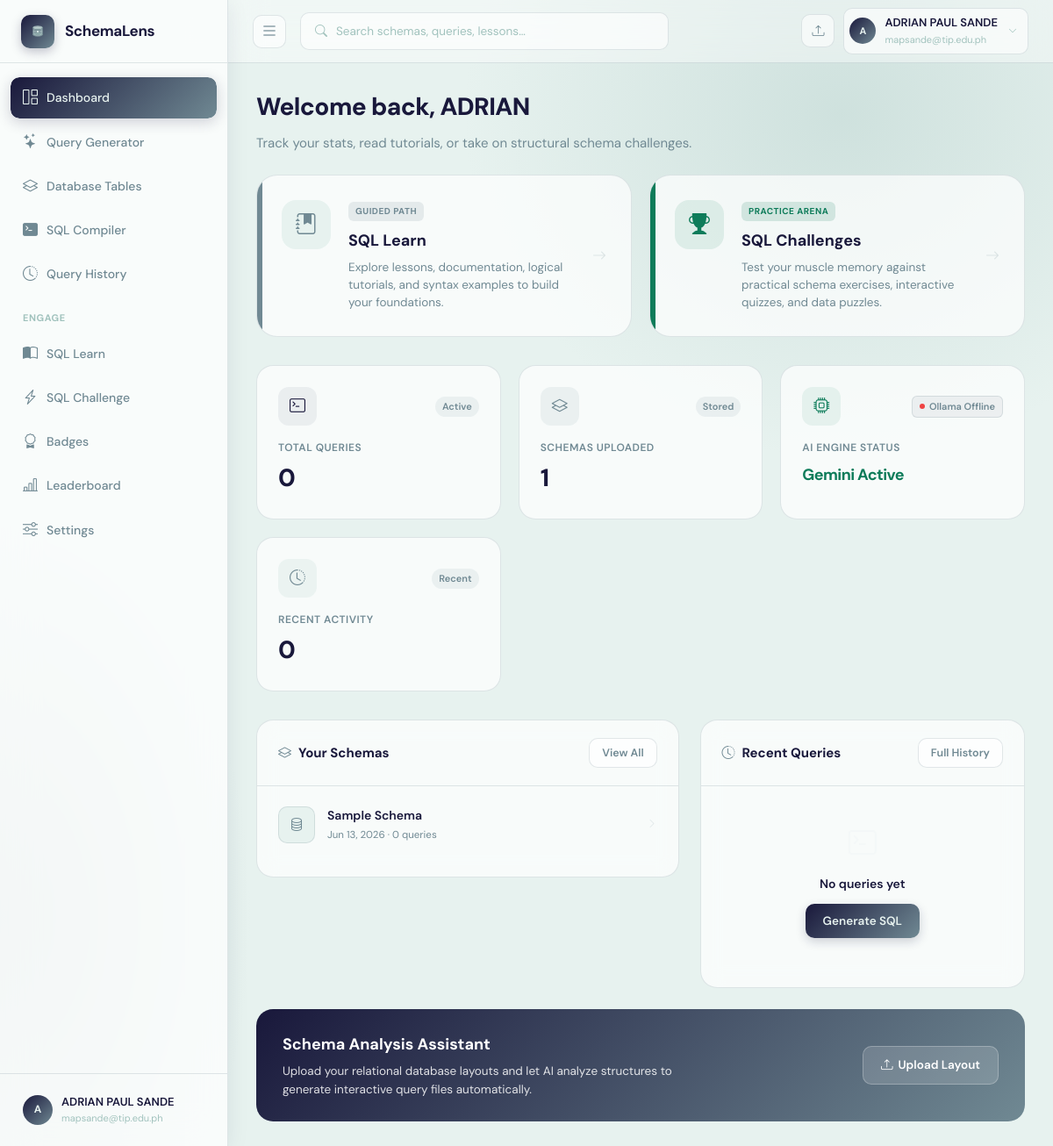
The page /dashboard (signed in) on the database as committed earlier.
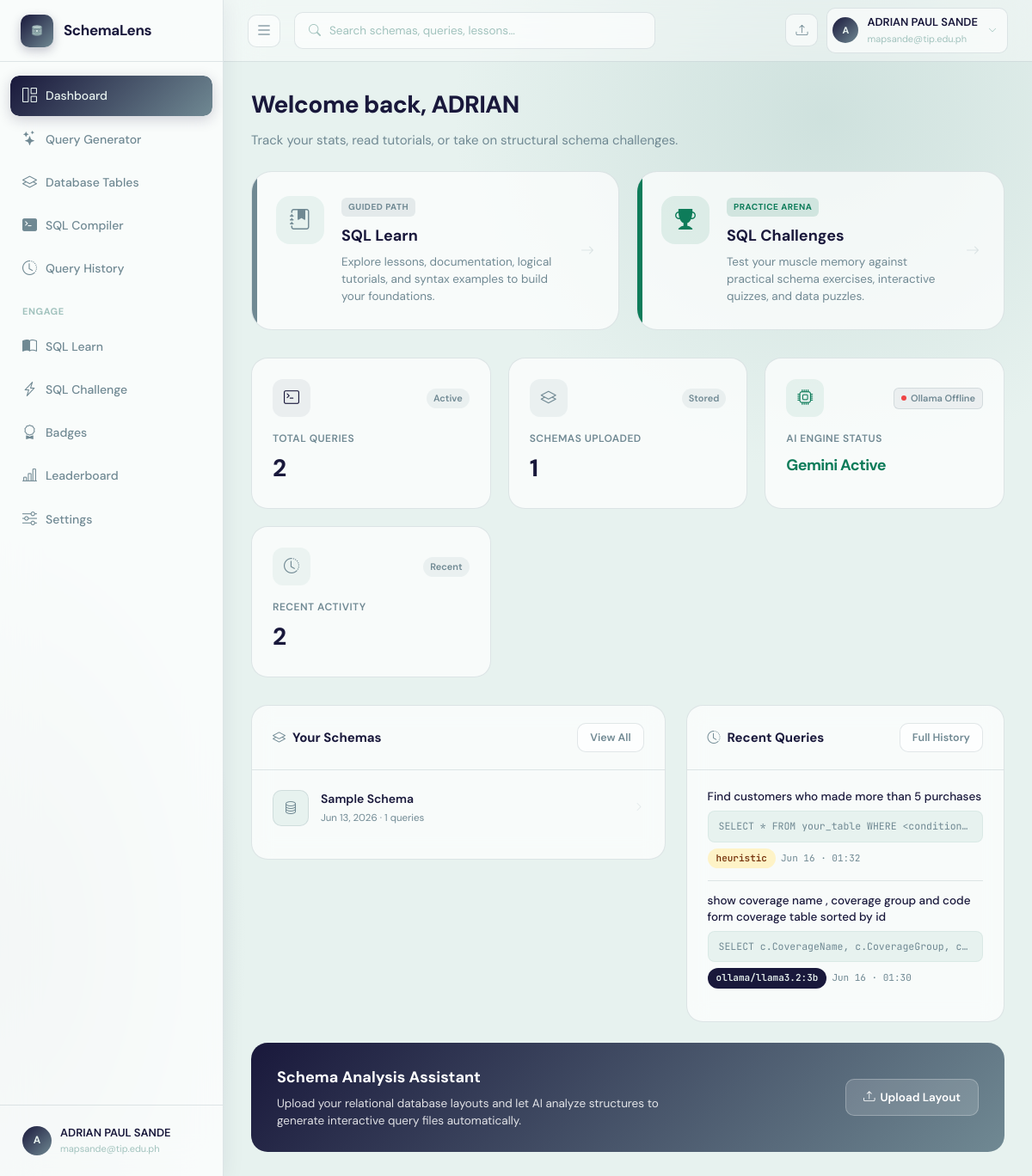
The same page on the database as committed later.
### app.py (models this page shows)
class User(UserMixin, db.Model):
    __tablename__ = "users"
    id           = db.Column(db.Integer, primary_key=True)
    name         = db.Column(db.String(120), nullable=False)
    email        = db.Column(db.String(200), unique=True, nullable=False)
    password     = db.Column(db.String(256), nullable=False)
    company      = db.Column(db.String(120), default="")
    role         = db.Column(db.String(80), default="")
    gemini_key   = db.Column(db.String(256), default="")
    last_active   = db.Column(db.DateTime, nullable=True)
    streak_days  = db.Column(db.Integer, default=0)
    created_at   = db.Column(db.DateTime, default=datetime.datetime.utcnow)
    agreement_accepted = db.Column(db.Boolean, default=False)
    agreement_accepted_at = db.Column(db.DateTime, nullable=True)
    schemas      = db.relationship("SchemaUpload", backref="owner", lazy=True,
                                   cascade="all, delete-orphan")
    queries      = db.relationship("QueryHistory", backref="owner", lazy=True,
                                   cascade="all, delete-orphan")
    badges       = db.relationship("UserBadge", backref="user", lazy=True,
                                   cascade="all, delete-orphan")
    challenges   = db.relationship("ChallengeAttempt", backref="user", lazy=True,
                                   cascade="all, delete-orphan")

class SchemaUpload(db.Model):
    __tablename__ = "schema_uploads"
    id            = db.Column(db.Integer, primary_key=True)
    user_id       = db.Column(db.Integer, db.ForeignKey("users.id"), nullable=False)
    filename      = db.Column(db.String(256), nullable=False)
    original_name = db.Column(db.String(256), nullable=False)
    schema_name   = db.Column(db.String(120), default="")
    ocr_text      = db.Column(db.Text, default="")
    parsed_schema = db.Column(db.Text, default="")   # JSON
    confirmed_schema = db.Column(db.Text, default="")  # JSON — user-confirmed/edited version
    uploaded_at   = db.Column(db.DateTime, default=datetime.datetime.utcnow)
    queries       = db.relationship("QueryHistory", backref="schema", lazy=True,
                                    cascade="all, delete-orphan")

class QueryHistory(db.Model):
    __tablename__ = "query_history"
    id             = db.Column(db.Integer, primary_key=True)
    user_id        = db.Column(db.Integer, db.ForeignKey("users.id"), nullable=False)
    schema_id      = db.Column(db.Integer, db.ForeignKey("schema_uploads.id"), nullable=True)
    natural_query  = db.Column(db.Text, nullable=False)
    generated_sql  = db.Column(db.Text, default="")
    model_used     = db.Column(db.String(80), default="")
    sql_explanation = db.Column(db.Text, default="")     # Feature 2: plain-English explanation
    accuracy_score  = db.Column(db.Float, default=None)  # Feature 4: confidence score
    accuracy_notes  = db.Column(db.Text, default="")     # Feature 4: validation notes
    conversation_context = db.Column(db.Text, default="")  # Feature 3: JSON conversation history
    created_at     = db.Column(db.DateTime, default=datetime.datetime.utcnow)

### app.py (the view)
@app.route("/dashboard")
@login_required
def dashboard():
    if not current_user.agreement_accepted:
        return redirect(url_for("agreement_page", next=url_for("dashboard")))
    schemas  = SchemaUpload.query.filter_by(user_id=current_user.id)\
                .order_by(SchemaUpload.uploaded_at.desc()).all()
    recent_q = QueryHistory.query.filter_by(user_id=current_user.id)\
                .order_by(QueryHistory.created_at.desc()).limit(5).all()
    total_q  = QueryHistory.query.filter_by(user_id=current_user.id).count()
    return render_template("dashboard.html",
                           schemas=schemas, recent_queries=recent_q,
                           total_queries=total_q)

### app.py (called while the page is built)
@login_manager.user_loader
def load_user(user_id):
    return db.session.get(User, int(user_id))

### templates/dashboard.html (shortened to what this page needs)
{% extends "base.html" %}
{% block head %}
<link rel="stylesheet" href="{{ url_for('static', filename='css/dashboard.css') }}">
{% endblock %}
{% block content %}
<div class="dash-header fade-in">
  <h1>Welcome back, {{ current_user.name.split()[0] }} </h1>
  <p>Track your stats, read tutorials, or take on structural schema challenges.</p>
</div>
<div class="feature-hub fade-in fade-in-1">
  <a href="{{ url_for('learn') }}" class="hub-card learn-card">
    <div class="hub-icon">
      <i class="bi bi-journal-bookmark-fill"></i>
    </div>
    <div class="hub-content">
      <span class="hub-tag">Guided Path</span>
      <div class="hub-title">SQL Learn</div>
      <p class="hub-desc">Explore lessons, documentation, logical tutorials, and syntax examples to build your foundations.</p>
    </div>
    <div class="hub-arrow"><i class="bi bi-arrow-right"></i></div>
  </a>
  <a href="{{ url_for('challenge_page') }}" class="hub-card challenge-card">
    <div class="hub-icon">
      <i class="bi bi-trophy-fill"></i>
    </div>
    <div class="hub-content">
      <span class="hub-tag">Practice Arena</span>
      <div class="hub-title">SQL Challenges</div>
      <p class="hub-desc">Test your muscle memory against practical schema exercises, interactive quizzes, and data puzzles.</p>
    </div>
    <div class="hub-arrow"><i class="bi bi-arrow-right"></i></div>
  </a>
</div>
<div class="stats-grid fade-in fade-in-1">
  <div class="stat-card" id="total-queries">
    <a href="{{ url_for('query_page') }}" style="text-decoration:none; color:inherit;">
      <div class="stat-card-top">
        <div class="stat-card-icon dark"><i class="bi bi-terminal"></i></div>
        <span class="stat-change">Active</span>
      </div>
      <div class="stat-label">Total Queries</div>
      <div class="stat-value">{{ total_queries }}</div>
    </a>
  </div>
  <div class="stat-card">
    <a href="{{ url_for('schemas') }}" style="text-decoration:none; color:inherit;">
      <div class="stat-card-top">
        <div class="stat-card-icon mid"><i class="bi bi-layers"></i></div>
        <span class="stat-change">Stored</span>
      </div>
      <div class="stat-label">Schemas Uploaded</div>
      <div class="stat-value">{{ schemas|length }}</div>
    </a>
  </div>
  <div class="stat-card">
    <a href="{{ url_for('settings') }}" style="text-decoration:none; color:inherit;">
      <div class="stat-card-top" style="gap:8px; flex-wrap:wrap;">
        <div class="stat-card-icon {% if current_user.gemini_key %}teal{% else %}light{% endif %}"><i class="bi bi-cpu"></i></div>
        <div style="display:flex;align-items:center;gap:6px;">
          <span class="ollama-status-badge ollama-badge ollama-checking" title="Checking status…">
            <span class="ollama-dot"></span>
            <span class="ollama-label">Ollama</span>
          </span>
        </div>
      </div>
      <div class="stat-label">AI Engine Status</div>
      <div class="stat-value" style="font-size:18px; padding-top:4px;">
        {% if current_user.gemini_key %}<span style="color:#0e7c5a; font-weight:700;">Gemini Active</span>{% else %}<span style="color:var(--text-soft);">No Key Set</span>{% endif %}
      </div>
    </a>
  </div>
  <div class="stat-card">
    <a href="{{ url_for('history')}}" style="text-decoration:none; color:inherit;">
      <div class="stat-card-top">
        <div class="stat-card-icon light"><i class="bi bi-clock-history"></i></div>
        <span class="stat-change">Recent</span>
      </div>
      <div class="stat-label">Recent Activity</div>
      <div class="stat-value">{{ recent_queries|length }}</div>
    </a>
  </div>
</div>
<div class="dash-grid">
  <div class="card fade-in fade-in-2">
    <div class="card-header">
      <div class="card-title"><i class="bi bi-layers" style="color:var(--primary-mid);margin-right:8px;"></i>Your Schemas</div>
      <a href="{{ url_for('schemas') }}" class="btn btn-outline btn-sm">View All</a>
    </div>
    <div class="card-body">
      {% if schemas %}
        {% for s in schemas[:5] %}
        <a href="{{ url_for('schema_detail', schema_id=s.id) }}" style="text-decoration:none;color:inherit;display:block;">
          <div class="schema-row">
            <div class="schema-thumb"><i class="bi bi-database"></i></div>
            <div style="flex:1; flex-grow:1;">
              <div class="schema-row-name">{{ s.schema_name or s.original_name }}</div>
              <div class="schema-row-meta">{{ s.uploaded_at.strftime('%b %d, %Y') }} · {{ s.queries|length }} queries</div>
            </div>
            <i class="bi bi-chevron-right" style="color:var(--border);font-size:11px;"></i>
          </div>
        </a>
        {% endfor %}
      {% endif %}
    </div>
  </div>
  <div class="card fade-in fade-in-3">
    <div class="card-header">
      <div class="card-title"><i class="bi bi-clock-history" style="color:var(--primary-mid);margin-right:8px;"></i>Recent Queries</div>
      <a href="{{ url_for('history') }}" class="btn btn-outline btn-sm">Full History</a>
    </div>
    <div class="card-body">
      {% if recent_queries %}
        {% for q in recent_queries %}
        <div class="query-row">
          <div class="query-row-text">{{ q.natural_query[:80] }}{% if q.natural_query|length > 80 %}…{% endif %}</div>
          <div class="query-row-sql">{{ q.generated_sql[:80] }}…</div>
          <div style="margin-top:7px;display:flex;gap:6px;align-items:center;">
            <span class="badge {{ 'badge-dark' if q.model_used != 'heuristic' else 'badge-amber' }}">{{ q.model_used }}</span>
            <span style="font-size:11px;color:var(--text-soft);font-family:var(--mono);">{{ q.created_at.strftime('%b %d · %H:%M') }}</span>
          </div>
        </div>
        {% endfor %}
      {% else %}
        <div class="empty">
          <i class="bi bi-terminal"></i>
          <h4>No queries yet</h4>
          <a href="{{ url_for('query_page') }}" class="btn btn-primary mt-2" style="display:inline-flex;">Generate SQL</a>
        </div>
      {% endif %}
    </div>
  </div>
</div>
<div class="ai-panel fade-in fade-in-4">
  <div>
    <h3>Schema Analysis Assistant</h3>
    <p>Upload your relational database layouts and let AI analyze structures to generate interactive query files automatically.</p>
  </div>
  <a href="{{ url_for('schemas') }}" class="ai-panel-btn"><i class="bi bi-upload"></i> Upload Layout</a>
</div>
{% endblock %}

### templates/base.html (shortened to what this page needs)
<!DOCTYPE html>
<html lang="en">
<head>
  <link href="https://cdn.jsdelivr.net/npm/bootstrap-icons@1.11.3/font/bootstrap-icons.css" rel="stylesheet">
  <link rel="stylesheet" href="https://cdnjs.cloudflare.com/ajax/libs/highlight.js/11.9.0/styles/github-dark.min.css">
  {% block head %}{% endblock %}
</head>
<body>
{% if current_user.is_authenticated %}
<aside class="sidebar" id="appSidebar" aria-label="Main Navigation">
  <div class="sidebar-logo">
    <a href="{{ url_for('dashboard') }}">
      <div class="logo-icon">
      </div>
      <span class="logo-text">SchemaLens</span>
    </a>
  </div>
  <nav class="sidebar-nav">
    <a href="{{ url_for('dashboard') }}" class="nav-item {% if request.endpoint=='dashboard' %}active{% endif %}">
      <i class="bi bi-grid-1x2" aria-hidden="true"></i> <span>Dashboard</span>
    </a>
    <a href="{{ url_for('query_page') }}" class="nav-item {% if request.endpoint=='query_page' %}active{% endif %}">
      <i class="bi bi-stars" aria-hidden="true"></i> <span>Query Generator</span>
    </a>
    <a href="{{ url_for('schemas') }}" class="nav-item {% if request.endpoint in ['schemas','schema_detail'] %}active{% endif %}">
      <i class="bi bi-layers" aria-hidden="true"></i> <span>Database Tables</span>
    </a>
    <a href="{{ url_for('sql_compiler') }}" class="nav-item {% if request.endpoint=='sql_compiler' %}active{% endif %}">
      <i class="bi bi-terminal-fill" aria-hidden="true"></i> <span>SQL Compiler</span>
    </a>
    <a href="{{ url_for('history') }}" class="nav-item {% if request.endpoint=='history' %}active{% endif %}">
      <i class="bi bi-clock-history" aria-hidden="true"></i> <span>Query History</span>
    </a>
    <div class="nav-section">Engage</div>
       <a href="{{ url_for('learn') }}" class="nav-item {% if request.endpoint=='learn' %}active{% endif %}">
      <i class="bi bi-book-half" aria-hidden="true"></i> <span>SQL Learn</span>
    </a>
    <a href="{{ url_for('challenge_page') }}" class="nav-item {% if request.endpoint=='challenge_page' %}active{% endif %}">
      <i class="bi bi-lightning-charge" aria-hidden="true"></i> <span>SQL Challenge</span>
    </a>
    <a href="{{ url_for('badges_page') }}"    class="nav-item {% if request.endpoint=='badges_page' %}active{% endif %}">
      <i class="bi bi-award" aria-hidden="true"></i> <span>Badges</span>
    </a>
    <a href="{{ url_for('leaderboard') }}"    class="nav-item {% if request.endpoint=='leaderboard' %}active{% endif %}">
      <i class="bi bi-bar-chart-line" aria-hidden="true"></i> <span>Leaderboard</span>
    </a>
    <a href="{{ url_for('settings') }}" class="nav-item {% if request.endpoint=='settings' %}active{% endif %}">
      <i class="bi bi-sliders" aria-hidden="true"></i> <span>Settings</span>
    </a>
  </nav>
  <div class="sidebar-footer">
   <a href="{{ url_for('settings')}}" class="user-dropdown-wrapper" style="text-decoration: none; color: inherit;" aria-haspopup="true" aria-label="User Profile and Settings">
      <div class="user-row" tabindex="0" aria-label="User Profile Summary">
        <div class="user-avatar">{{ current_user.name[0].upper() }}</div>
        <div>
          <div class="user-name">{{ current_user.name }}</div>
          <div class="user-email">{{ current_user.email[:26] }}{% if current_user.email|length > 26 %}…{% endif %}</div>
        </div>
      </div>
    </a>
  </div>
</aside>
<header class="topbar">
  <button class="icon-btn" id="sidebarToggleBtn" onclick="toggleSidebar()" aria-label="Toggle Sidebar" aria-controls="appSidebar">
    <i class="bi bi-list" style="font-size: 20px;"></i>
  </button>
<div class="search-box" style="position:relative;" id="searchBoxWrapper">
    <i class="bi bi-search" aria-hidden="true" id="searchIcon"></i>
    <input
      type="text"
      id="globalSearchInput"
      placeholder="Search schemas, queries, lessons…"
      autocomplete="off"
      autocorrect="off"
      spellcheck="false"
      aria-label="Global Search"
      aria-autocomplete="list"
      aria-controls="searchDropdown"
      aria-expanded="false"
      role="combobox"
    >
  </div>
  <div class="topbar-right">
    <a href="{{ url_for('schemas') }}" class="icon-btn" title="Upload Schema" aria-label="Upload Schema"><i class="bi bi-upload"></i></a>
    <div class="user-dropdown-wrapper">
      <div class="topbar-user" id="topbarUserBtn" tabindex="0" role="button" aria-haspopup="true" aria-expanded="false" aria-label="User Menu">
        <div class="user-avatar" style="width:30px;height:30px;font-size:11px;">{{ current_user.name[0].upper() }}</div>
        <div>
          <div class="name">{{ current_user.name }}</div>
          <div class="email">{{ current_user.email[:22] }}{% if current_user.email|length>22 %}…{% endif %}</div>
        </div>
        <i class="bi bi-chevron-down" style="font-size:10px;color:var(--text-xs);margin-left:2px;" aria-hidden="true"></i>
      </div>
    </div>
  </div>
</header>
<div class="main">
  <div class="page">
    {% block content %}{% endblock %}
  </div>
</div>
{% else %}
{% block auth_content %}{% endblock %}
{% endif %}
</body>
</html>

Rows that differ between the two databases and show on the page:
computed for SchemaUpload "Sample Schema": queries|length "0" → "1"
added QueryHistory: natural_query "Find customers who made more than 5 purchases", generated_sql "SELECT * FROM your_table WHERE <condition…", model_used "heuristic", created_at "Jun 16 · 01:32"
added QueryHistory: natural_query "show coverage name , coverage group and code form coverage table sorted by id", generated_sql "SELECT c.CoverageName, c.CoverageGroup, c…", model_used "ollama/llama3.2:3b", created_at "Jun 16 · 01:30"
Other text that changed with them:
{{ total_queries }}: "0" → "2"
{{ recent_queries|length }}: "0" → "2"
text no longer shown: "No queries yet Generate SQL"
